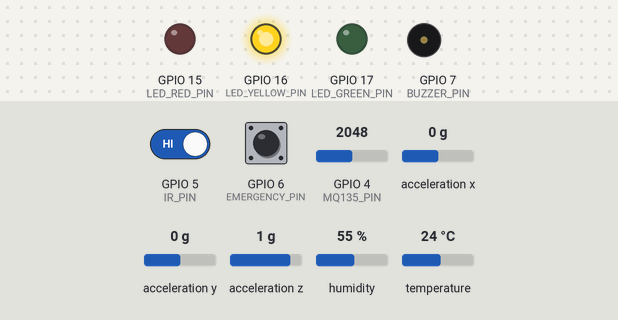
Simulated run of this sketch. Board: ESP32-S3. Shown: output pins drawn as LEDs (lit = HIGH), buzzer (waves = sounding, pin HIGH). The inputs (shaded band) are chosen by the test bench; at power-on: GPIO 6 (EMERGENCY_PIN) HIGH, GPIO 5 (IR_PIN) HIGH, GPIO 4 (MQ135_PIN) = 2048, acceleration x 0 g, acceleration y 0 g, acceleration z 1 g, humidity 55 %, temperature 24 °C. WiFi joins after 1.5 s; servers stay silent unless stated; uploads are accepted with an empty reply; what the sketch prints to the serial monitor is not drawn.

Above: at 3.2 s.
3.3 s: GPIO 6 (EMERGENCY_PIN) pulled LOW for 0.15 s
At 6.6 s:
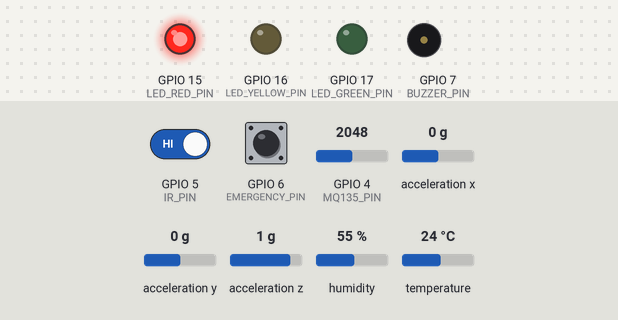
6.8 s: GPIO 5 (IR_PIN) driven LOW
13.0 s: GPIO 6 (EMERGENCY_PIN) pulled LOW for 1 s
At 18.1 s:
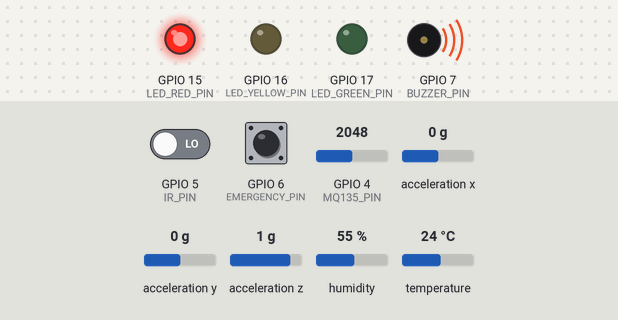
18.2 s: GPIO 6 (EMERGENCY_PIN) pulled LOW for 3.2 s
Timing chart, 0 to 23.9 s (numbered marks = the images above; inputs shaded):
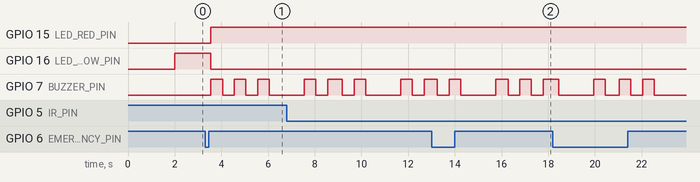

The sketch:

smart_helmet_firmware.ino
```cpp
#include <WiFi.h>
#include <HTTPClient.h>
#include <Wire.h>
#include <Adafruit_Sensor.h>
#include <Adafruit_ADXL345_U.h>
#include <Adafruit_BME280.h>
#include <ArduinoJson.h>

const char* WIFI_SSID     = "YOUR_WIFI_NAME";       // <-- set your Wi-Fi SSID
const char* WIFI_PASSWORD = "YOUR_WIFI_PASSWORD";   // <-- set your Wi-Fi password

const char* SERVER_URL = "http://YOUR_SERVER_IP:8000/api/sensor-data";    // <-- set your backend IP
const char* EMERGENCY_URL = "http://YOUR_SERVER_IP:8000/api/emergency";   // <-- set your backend IP

const char* HELMET_ID = "helmet-001";

#define MQ135_PIN     4    // Analog input
#define IR_PIN        5    // Digital input
#define EMERGENCY_PIN 6
#define BUZZER_PIN    7

#define LED_RED_PIN     15
#define LED_YELLOW_PIN  16
#define LED_GREEN_PIN   17

#define ADXL_SDA    11
#define ADXL_SCL    12

#define BME_SDA     8
#define BME_SCL     9

const int WINDOW_SIZE = 160;
const unsigned long ACCEL_SAMPLE_INTERVAL_MS = 13;   // ~76-80Hz (1000ms / 80 ≈ 12.5ms)

TwoWire I2C_BME = TwoWire(1);

Adafruit_ADXL345_Unified accel = Adafruit_ADXL345_Unified(12345);
Adafruit_BME280 bme;

float windowX[WINDOW_SIZE];
float windowY[WINDOW_SIZE];
float windowZ[WINDOW_SIZE];
int sampleCount = 0;
unsigned long lastSampleTime = 0;

const unsigned long T3_PULSE_MS  = 500;
const unsigned long T3_GAP_MS    = 500;
const unsigned long T3_PAUSE_MS  = 1500;

bool alarmActive = false;

const unsigned long ALARM_DURATION_MS = 10000;
unsigned long alarmUntil = 0;

bool sensorAlarmActive = false;

int  t3PulseIndex = 0;
bool t3PulseOn = false;
unsigned long t3LastChangeTime = 0;

bool emergencyButtonLatched = false;
unsigned long lastEmergencySentTime = 0;
const unsigned long EMERGENCY_RESEND_INTERVAL_MS = 5000;

const unsigned long BUTTON_DEBOUNCE_MS = 50;
unsigned long buttonLowSince = 0;

unsigned long lastWiFiAttemptTime = 0;
const unsigned long WIFI_RETRY_INTERVAL_MS = 8000;

float lastValidTemperature = 25.0;
float lastValidHumidity = 50.0;

char serverLedColor = 'y';
bool ledBlinkState = false;
unsigned long lastLedBlinkTime = 0;
const unsigned long LED_BLINK_INTERVAL_MS = 500;

// ---------------------------------------------------------------------------
// SETUP
// ---------------------------------------------------------------------------
void setup() {
  Serial.begin(115200);
  delay(500);
  Serial.println("\n=== Smart Helmet ESP32-S3 ===");

  pinMode(IR_PIN, INPUT);
  pinMode(MQ135_PIN, INPUT);
  pinMode(EMERGENCY_PIN, INPUT_PULLUP);
  pinMode(BUZZER_PIN, OUTPUT);
  digitalWrite(BUZZER_PIN, LOW);

  pinMode(LED_RED_PIN, OUTPUT);
  pinMode(LED_YELLOW_PIN, OUTPUT);
  pinMode(LED_GREEN_PIN, OUTPUT);
  digitalWrite(LED_RED_PIN, LOW);
  digitalWrite(LED_YELLOW_PIN, LOW);
  digitalWrite(LED_GREEN_PIN, LOW);

  Wire.begin(ADXL_SDA, ADXL_SCL);

  I2C_BME.begin(BME_SDA, BME_SCL);

  if (!accel.begin()) {
    Serial.println("!! ERROR: ADXL345 not found - check wiring (default Wire: GPIO11/12)");
    haltWithErrorBeep();
  }
  accel.setRange(ADXL345_RANGE_4_G);
  Serial.println("ADXL345 ready (separate I2C bus, GPIO11/12).");

  if (!bme.begin(0x76, &I2C_BME)) {
    Serial.println("!! ERROR: BME280 not found - check wiring (separate I2C bus: GPIO8/9) or address");
    haltWithErrorBeep();
  }
  Serial.println("BME280 ready (separate I2C bus, GPIO8/9).");

  connectToWiFi();
}

// ---------------------------------------------------------------------------
// LOOP
// ---------------------------------------------------------------------------
void loop() {
  maintainWiFi();

  checkEmergencyButton();
  updateAlarmState();
  updateBuzzer();
  updateStatusLeds();

  unsigned long now = millis();
  if (now - lastSampleTime >= ACCEL_SAMPLE_INTERVAL_MS) {
    lastSampleTime = now;

    sensors_event_t event;
    accel.getEvent(&event);
    windowX[sampleCount] = event.acceleration.x;
    windowY[sampleCount] = event.acceleration.y;
    windowZ[sampleCount] = event.acceleration.z;
    sampleCount++;

    if (sampleCount >= WINDOW_SIZE) {
      computeFeaturesAndSend();
      sampleCount = 0;
    }
  }
}

void checkEmergencyButton() {
  bool rawLow = (digitalRead(EMERGENCY_PIN) == LOW);
  unsigned long now = millis();

  if (rawLow) {
    if (buttonLowSince == 0) buttonLowSince = now;
  } else {
    buttonLowSince = 0;
  }

  bool pressed = rawLow && (now - buttonLowSince >= BUTTON_DEBOUNCE_MS);

  if (pressed) {
    alarmUntil = now + ALARM_DURATION_MS;
    if (!emergencyButtonLatched || (now - lastEmergencySentTime >= EMERGENCY_RESEND_INTERVAL_MS)) {
      emergencyButtonLatched = true;
      sendEmergencyAlert();
      lastEmergencySentTime = millis();
    }
  } else if (!rawLow) {
    emergencyButtonLatched = false;
  }
}

void updateAlarmState() {
  bool timedAlarm = (millis() < alarmUntil);
  alarmActive = timedAlarm || sensorAlarmActive;
}

void updateBuzzer() {
  if (!alarmActive) {
    digitalWrite(BUZZER_PIN, LOW);
    t3PulseIndex = 0;
    t3PulseOn = false;
    return;
  }

  unsigned long now = millis();
  unsigned long elapsed = now - t3LastChangeTime;

  if (t3PulseOn) {
    if (elapsed >= T3_PULSE_MS) {
      digitalWrite(BUZZER_PIN, LOW);
      t3PulseOn = false;
      t3LastChangeTime = now;
      t3PulseIndex++;
    }
  } else {
    unsigned long requiredGap = (t3PulseIndex >= 3) ? T3_PAUSE_MS : T3_GAP_MS;
    if (elapsed >= requiredGap) {
      if (t3PulseIndex >= 3) t3PulseIndex = 0;
      digitalWrite(BUZZER_PIN, HIGH);
      t3PulseOn = true;
      t3LastChangeTime = now;
    }
  }
}

void updateStatusLeds() {
  char color;
  bool blinking = false;

  if (alarmActive) {
    color = 'r';
  } else if (WiFi.status() != WL_CONNECTED) {
    color = 'y';
    blinking = true;
  } else {
    color = serverLedColor;
  }

  bool ledOn = true;
  if (blinking) {
    unsigned long now = millis();
    if (now - lastLedBlinkTime >= LED_BLINK_INTERVAL_MS) {
      lastLedBlinkTime = now;
      ledBlinkState = !ledBlinkState;
    }
    ledOn = ledBlinkState;
  }

  digitalWrite(LED_RED_PIN,    (color == 'r' && ledOn) ? HIGH : LOW);
  digitalWrite(LED_YELLOW_PIN, (color == 'y' && ledOn) ? HIGH : LOW);
  digitalWrite(LED_GREEN_PIN,  (color == 'g' && ledOn) ? HIGH : LOW);
}

void computeFeaturesAndSend() {
  float x_mean, x_std, x_max, x_min;
  float y_mean, y_std, y_max, y_min;
  float z_mean, z_std, z_max, z_min;
  float sma;

  computeAxisStats(windowX, x_mean, x_std, x_max, x_min);
  computeAxisStats(windowY, y_mean, y_std, y_max, y_min);
  computeAxisStats(windowZ, z_mean, z_std, z_max, z_min);

  float smaSum = 0.0;
  for (int i = 0; i < WINDOW_SIZE; i++) {
    smaSum += fabs(windowX[i]) + fabs(windowY[i]) + fabs(windowZ[i]);
  }
  sma = smaSum / WINDOW_SIZE;

  float gas_raw = readGasRaw();
  float temperature = bme.readTemperature();
  float humidity = bme.readHumidity();
  bool helmet_worn = (digitalRead(IR_PIN) == LOW);

  if (isnan(temperature)) {
    temperature = lastValidTemperature;
    Serial.println("[WARN] BME280 returned NaN for temperature - using last valid value");
  } else {
    lastValidTemperature = temperature;
  }
  if (isnan(humidity)) {
    humidity = lastValidHumidity;
    Serial.println("[WARN] BME280 returned NaN for humidity - using last valid value");
  } else {
    lastValidHumidity = humidity;
  }

  StaticJsonDocument<768> doc;
  doc["helmet_id"]   = HELMET_ID;
  doc["gas_ppm"]     = gas_raw;
  doc["temperature"] = temperature;
  doc["humidity"]    = humidity;
  doc["helmet_worn"] = helmet_worn;
  doc["buzzer_on"]   = alarmActive;

  doc["x_mean"] = x_mean; doc["x_std"] = x_std; doc["x_max"] = x_max; doc["x_min"] = x_min;
  doc["y_mean"] = y_mean; doc["y_std"] = y_std; doc["y_max"] = y_max; doc["y_min"] = y_min;
  doc["z_mean"] = z_mean; doc["z_std"] = z_std; doc["z_max"] = z_max; doc["z_min"] = z_min;
  doc["sma"]    = sma;

  String jsonString;
  serializeJson(doc, jsonString);

  if (WiFi.status() == WL_CONNECTED) {
    HTTPClient http;
    http.begin(SERVER_URL);
    http.addHeader("Content-Type", "application/json");
    http.setTimeout(2000);

    int httpCode = http.POST(jsonString);

    if (httpCode > 0) {
      String responseBody = http.getString();
      Serial.printf("[OK] HTTP %d | Gas(raw)=%.0f | T=%.1f H=%.1f | x_std=%.3f y_std=%.3f z_std=%.3f sma=%.3f | Helmet=%s\n",
                    httpCode, gas_raw, temperature, humidity, x_std, y_std, z_std, sma,
                    helmet_worn ? "WORN" : "REMOVED");
      handleServerResponse(responseBody);
    } else {
      Serial.printf("[ERROR] Send failed: %s\n", http.errorToString(httpCode).c_str());
    }
    http.end();
  } else {
    Serial.println("[SKIP] No WiFi connection, this batch was skipped");
  }
}

void handleServerResponse(const String& responseBody) {
  StaticJsonDocument<512> resDoc;
  DeserializationError err = deserializeJson(resDoc, responseBody);
  if (err) {
    Serial.printf("[WARN] Could not parse server response: %s\n", err.c_str());
    return;
  }

  const char* fallStatus = resDoc["fall_status"] | "";
  const char* airStatus  = resDoc["air_quality_status"] | "";
  sensorAlarmActive = (strcmp(fallStatus, "fall") == 0) || (strcmp(airStatus, "Dangerous") == 0);

  const char* ledColor = resDoc["led_color"] | "";
  if      (strcmp(ledColor, "red") == 0)    serverLedColor = 'r';
  else if (strcmp(ledColor, "yellow") == 0) serverLedColor = 'y';
  else if (strcmp(ledColor, "green") == 0)  serverLedColor = 'g';

  const char* command = resDoc["command"] | "none";
  if (strcmp(command, "buzz") == 0) {
    alarmUntil = millis() + ALARM_DURATION_MS;
    Serial.println("[CMD] Emergency (buzz) command from dashboard - starting timed alarm");
  }
  else if (strcmp(command, "reset") == 0) {
    Serial.println("[CMD] Reset command received from dashboard - restarting in 2 seconds...");
    digitalWrite(BUZZER_PIN, LOW);
    delay(2000);
    ESP.restart();
  }
}

void sendEmergencyAlert() {
  if (WiFi.status() != WL_CONNECTED) {
    Serial.println("[EMERGENCY] No WiFi connection - buzzer triggered locally only");
    return;
  }

  StaticJsonDocument<128> doc;
  doc["helmet_id"] = HELMET_ID;
  String jsonString;
  serializeJson(doc, jsonString);

  HTTPClient http;
  http.begin(EMERGENCY_URL);
  http.addHeader("Content-Type", "application/json");
  http.setTimeout(2000);
  int httpCode = http.POST(jsonString);

  if (httpCode > 0) {
    Serial.printf("[EMERGENCY] Emergency alert sent successfully (HTTP %d)\n", httpCode);
  } else {
    Serial.printf("[EMERGENCY] Failed to send alert: %s\n", http.errorToString(httpCode).c_str());
  }
  http.end();
}

void computeAxisStats(float window[], float &mean, float &stdDev, float &maxVal, float &minVal) {
  float sum = 0.0;
  maxVal = window[0];
  minVal = window[0];

  for (int i = 0; i < WINDOW_SIZE; i++) {
    sum += window[i];
    if (window[i] > maxVal) maxVal = window[i];
    if (window[i] < minVal) minVal = window[i];
  }
  mean = sum / WINDOW_SIZE;

  float sqDiffSum = 0.0;
  for (int i = 0; i < WINDOW_SIZE; i++) {
    float diff = window[i] - mean;
    sqDiffSum += diff * diff;
  }
  stdDev = sqrt(sqDiffSum / WINDOW_SIZE);
}

void connectToWiFi() {
  Serial.print("Connecting to WiFi: ");
  Serial.println(WIFI_SSID);
  WiFi.begin(WIFI_SSID, WIFI_PASSWORD);

  int attempts = 0;
  while (WiFi.status() != WL_CONNECTED && attempts < 30) {
    delay(500);
    Serial.print(".");
    attempts++;
  }

  if (WiFi.status() == WL_CONNECTED) {
    Serial.println("\nConnected!");
    Serial.print("Device IP address: ");
    Serial.println(WiFi.localIP());
  } else {
    Serial.println("\n!! WiFi connection failed, will retry in the main loop");
  }
}

void maintainWiFi() {
  if (WiFi.status() == WL_CONNECTED) return;

  unsigned long now = millis();
  if (now - lastWiFiAttemptTime >= WIFI_RETRY_INTERVAL_MS) {
    lastWiFiAttemptTime = now;
    Serial.println("[WiFi] Connection lost - attempting background reconnect (non-blocking)...");
    WiFi.disconnect();
    WiFi.begin(WIFI_SSID, WIFI_PASSWORD);
  }
}

void haltWithErrorBeep() {
  while (true) {
    digitalWrite(BUZZER_PIN, HIGH);
    delay(100);
    digitalWrite(BUZZER_PIN, LOW);
    delay(900);
  }
}

//
// ============================================================================
//
// ============================================================================
const int GAS_MODERATE_THRESHOLD  = 500;
const int GAS_DANGEROUS_THRESHOLD = 1000;

const int GAS_SAMPLES = 10;

float readGasRaw() {
  long sum = 0;
  for (int i = 0; i < GAS_SAMPLES; i++) {
    sum += analogRead(MQ135_PIN);
  }
  return (float)(sum / GAS_SAMPLES);
}
```

Measured:
- after the input at 3.3 s, GPIO 15 (LED_RED_PIN): LOW → HIGH after 0.25 s; GPIO 16 (LED_YELLOW_PIN): HIGH → LOW after 0.25 s; GPIO 7 (BUZZER_PIN): alternates HIGH for 0.50 s and LOW for 0.50 s, starting after 0.25 s
- after the input at 13.0 s, GPIO 15 (LED_RED_PIN): stays HIGH (without the input it goes to LOW after 0.35 s); GPIO 16 (LED_YELLOW_PIN): stays LOW (without the input it goes to HIGH after 0.35 s)
